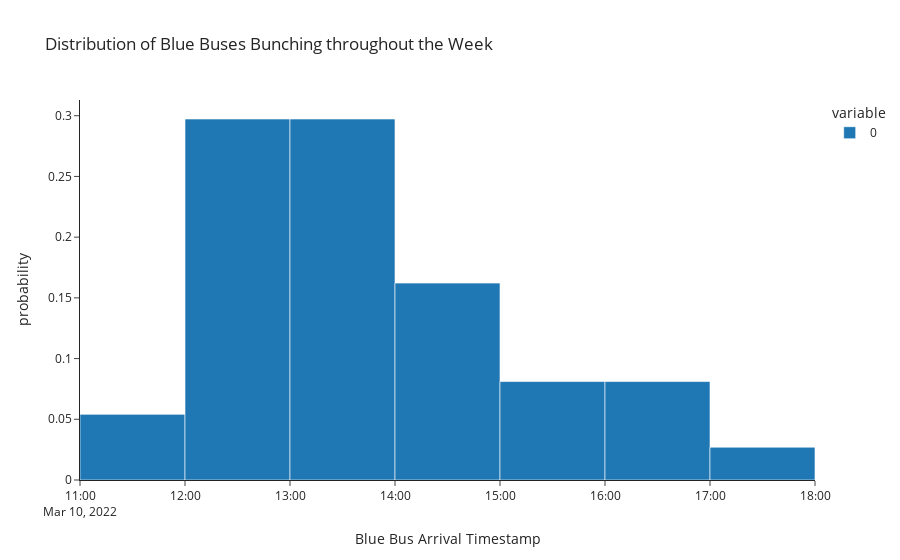

Notebook code for this chart:
### Code cell
fig=px.histogram(bunching_timestamp,nbins=10,histnorm="probability",title="Distribution of Blue Buses Bunching throughout the Week",
             labels={"value":"Blue Bus Arrival Timestamp"},template="simple_white")
fig.show()

### Figure 1 — Plotly figure (JSON) as saved in the notebook; plotly's stock layout.template omitted (floating-point values rounded to 4 significant figures)
{"data": [{"alignmentgroup": "True", "bingroup": "x", "histnorm": "probability", "hovertemplate": "variable=0<br>Blue Bus Arrival Timestamp=%{x}<br>probability=%{y}<extra></extra>", "legendgroup": "0", "marker": {"color": "#1F77B4", "pattern": {"shape": ""}}, "name": "0", "nbinsx": 10, "offsetgroup": "0", "orientation": "v", "showlegend": true, "type": "histogram", "x": ["2022-03-10T12:21:53.009040", "2022-03-10T12:40:18.908974", "2022-03-10T12:47:50.733333", "2022-03-10T13:07:02.793889", "2022-03-10T13:34:33.306667", "2022-03-10T14:01:38.201533", "2022-03-10T14:25:16.583333", "2022-03-10T14:53:20.065462", "2022-03-10T15:16:31.681624", "2022-03-10T15:40:53.250901", "2022-03-10T12:32:55.112500", "2022-03-10T13:11:47.216667", "2022-03-10T13:11:51.750397", "2022-03-10T13:11:51.750397", "2022-03-10T13:57:01.164356", "2022-03-10T14:31:46.633333", "2022-03-10T12:21:53.009040", "2022-03-10T12:25:15.731282", "2022-03-10T12:25:15.731282", "2022-03-10T13:07:02.793889", "2022-03-10T13:11:51.750397", "2022-03-10T14:01:38.201533", "2022-03-10T16:01:51.492063", "2022-03-10T16:04:06.933333", "2022-03-10T11:54:52.266667", "2022-03-10T12:45:00.550000", "2022-03-10T12:47:50.733333", "2022-03-10T12:47:52.950000", "2022-03-10T12:47:52.950000", "2022-03-10T13:11:51.750397", "2022-03-10T13:34:33.306667", "2022-03-10T15:44:42.583333", "2022-03-10T16:23:02.734199", "2022-03-10T17:37:25.629469", "2022-03-10T11:52:59.297436", "2022-03-10T13:11:51.750397", "2022-03-10T14:01:38.201533"], "xaxis": "x", "yaxis": "y"}], "layout": {"barmode": "relative", "legend": {"title": {"text": "variable"}, "tracegroupgap": 0}, "title": {"text": "Distribution of Blue Buses Bunching throughout the Week"}, "xaxis": {"anchor": "y", "domain": [0, 1], "title": {"text": "Blue Bus Arrival Timestamp"}}, "yaxis": {"anchor": "x", "domain": [0, 1], "title": {"text": "probability"}}}}
